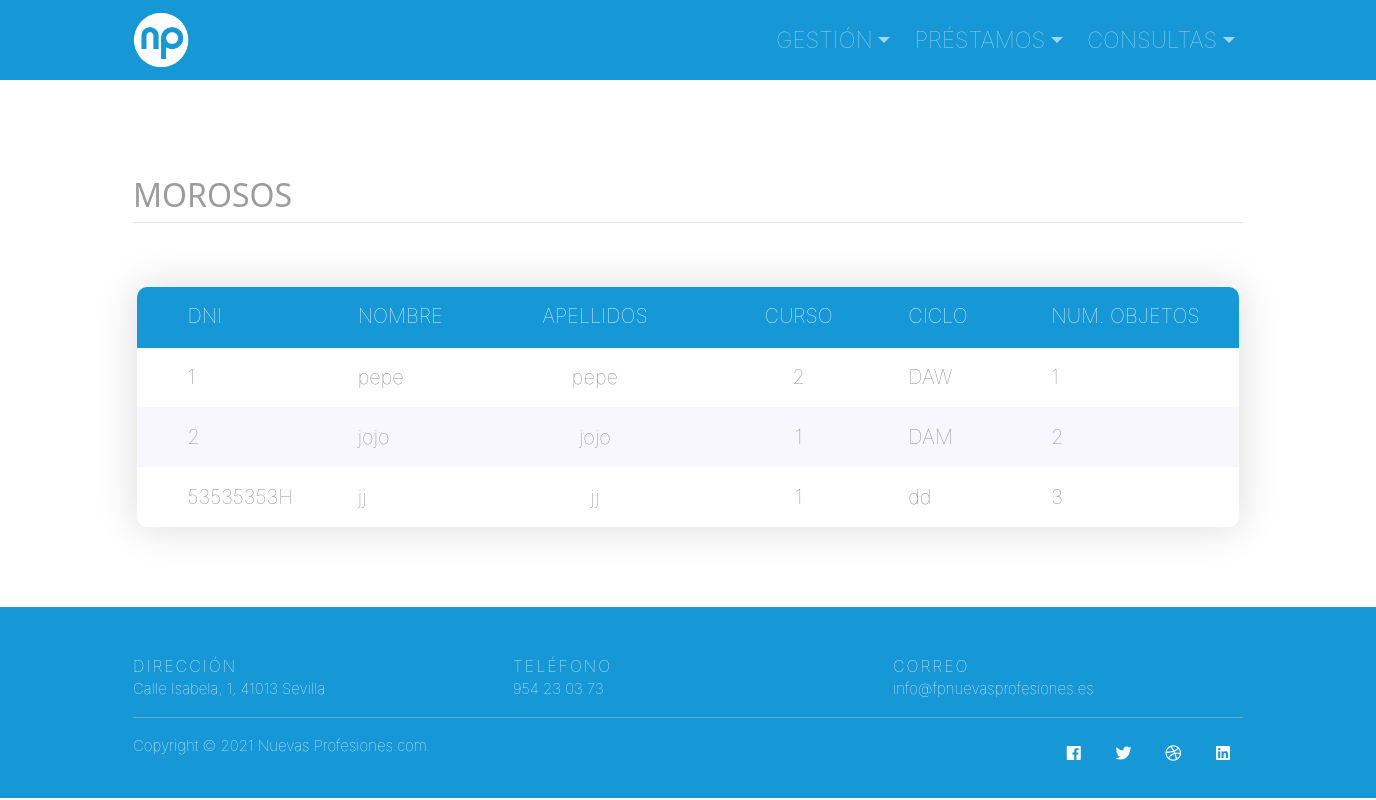
The app's page /pages/consultas/morosos.php, older data.
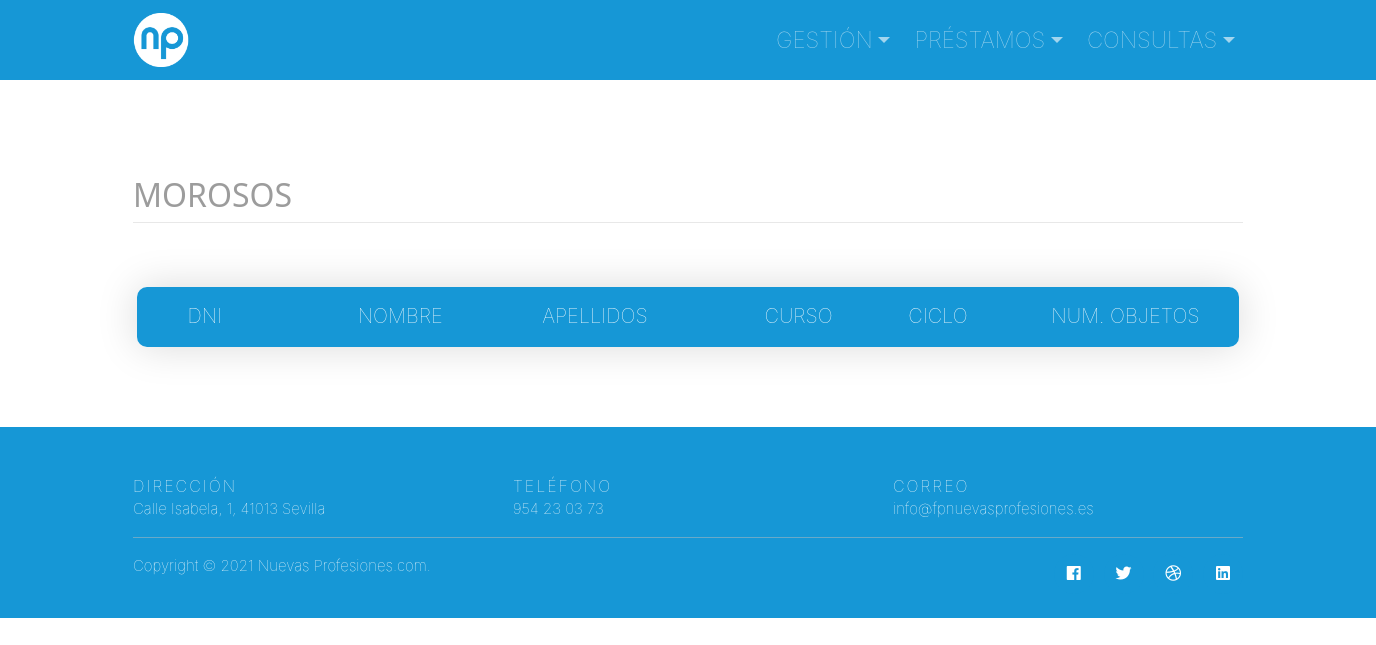
The same page, newer data.
### tables this page shows
CREATE TABLE `usuarios` (
  `dni` varchar(9) NOT NULL,
  `nombre_usuarios` varchar(25) NOT NULL,
  `apellidos` varchar(25) NOT NULL,
  `curso` int(1) NOT NULL,
  `rol` enum('administrador','servicio_tecnico','usuario','') NOT NULL,
  `ciclo` varchar(10) NOT NULL,
  `moroso` tinyint(1) NOT NULL,
  `num_objetos` tinyint(4) NOT NULL,
  `contrasenia` varchar(100) NOT NULL
);

### pages/consultas/morosos.php (the view, shortened to what this page needs)
<!doctype html>
<html lang="en">
    <head>
        <link rel="stylesheet" href="https://stackpath.bootstrapcdn.com/bootstrap/4.3.1/css/bootstrap.min.css">
        <link rel="stylesheet" href="https://use.fontawesome.com/releases/v5.0.8/css/all.css">
        <link rel="stylesheet" href="../../css/gestion/css.css">
        <link rel="stylesheet" href="../../css/gestion/estilo.css">
        <link rel="stylesheet" href="../../css/gestion/st.css">
    </head>
    <body>
        <nav class="navbar navbar-expand-lg navbar-dark">
            <div class="container">
                <a class="navbar-brand" href="../principal.php"><img src="../../img/np.png"></a>
                <div class="collapse navbar-collapse" id="navbarSupportedContent">
                    <ul class="navbar-nav ml-auto ">
                        <li class="nav-item active dropdown">
                            <a class="nav-link dropdown-toggle" href="" data-toggle="dropdown">Gestión</a>
                        </li>
                        <li class="nav-item ml-2 active dropdown">
                            <a class="nav-link dropdown-toggle" href="" data-toggle="dropdown">Préstamos</a>
                        </li>
                        <li class="nav-item ml-2 active dropdown">
                            <a class="nav-link dropdown-toggle" href="" data-toggle="dropdown">Consultas</a>
                        </li>
                    </ul>
                </div>
            </div>
        </nav>
        <div class="container titulhr">
            <h2 class="titulo">MOROSOS</h2>
        </div>
        <div class="limiter">
            <div class="container-table100">
                <div class="wrap-table100">
                    <div class="table100 ver1 m-b-110">
                        <div class="table100-head">
                            <table>
                                <thead>
                                    <tr class="row100 head">
                                        <th class="cell100 column1">DNI</th>
                                        <th class="cell100 column2">NOMBRE</th>
                                        <th class="cell100 column3">APELLIDOS</th>
                                        <th class="cell100 column4">CURSO</th>
                                        <th class="cell100 column5">CICLO</th>
                                        <th class="cell100 column6">NUM. OBJETOS</th>
                                    </tr>
                                </thead>
                            </table>
                        </div>
                        <div class="table100-body js-pscroll">
                            <table>
                                <tbody>
                                    <?php
                                    $conexionBD = mysqli_connect("localhost", "root", "", "bd_prestamos");
                                    $consulta = mysqli_query($conexionBD, "SELECT * FROM usuarios WHERE moroso = 1");
                                    while ($columna = mysqli_fetch_array($consulta, MYSQLI_ASSOC)) {
                                        echo "<tr>";
                                        echo "<td class='cell100 column1'>" . $columna["dni"] . "</td>";
                                        echo "<td class='cell100 column2'>" . $columna["nombre_usuarios"] . "</td>";
                                        echo "<td class='cell100 column3'>" . $columna["apellidos"] . "</td>";
                                        echo "<td class='cell100 column4'>" . $columna["curso"] . "</td>";
                                        echo "<td class='cell100 column5'>" . $columna["ciclo"] . "</td>";
                                        echo "<td class='cell100 column6'>" . $columna["num_objetos"] . "</td>";
                                        echo "</tr>";
                                    }
                                    ?>
                                </tbody>
                            </table>
                        </div>
                    </div>
                </div>
            </div>
        </div>
        <footer class="site-footer">
            <div class="container">
              <div class="row">
                <div class="col-lg-4">
                  <h6>Dirección</h6>
                  <p class="text-justify">Calle Isabela, 1, 41013 Sevilla</p>
                </div>
                <div class="col-lg-4">
                  <h6>Teléfono</h6>
                  <p class="text-justify">954 23 03 73</p>
                </div>
                <div class="col-lg-4">
                  <h6>Correo</h6>
                  <p class="text-justify">info@fpnuevasprofesiones.es</p>
                </div>
              </div>
              <hr>
            </div>
            <div class="container">
              <div class="row">
                <div class="col-md-8 col-sm-6 col-xs-12">
                  <p class="copyright-text">Copyright &copy; 2021
                    <a href="https://fpnuevasprofesiones.es/">Nuevas Profesiones.com</a>.
                  </p>
                </div>
                <div class="col-md-4 col-sm-6 col-xs-12">
                  <ul class="social-icons">
                    <li><a class="facebook" href="#"><i class="fab fa-facebook"></i></a></li>
                    <li><a class="twitter" href="#"><i class="fab fa-twitter"></i></a></li>
                    <li><a class="dribbble" href="#"><i class="fab fa-dribbble"></i></a></li>
                    <li><a class="linkedin" href="#"><i class="fab fa-linkedin"></i></a></li>
                  </ul>
                </div>
              </div>
            </div>
        </footer>
    </body>
</html>

### css/gestion/css.css (style rules this page uses)
nav { background-color: #1697d6; font-family: NP-logos; font-size: 2rem; height: 5rem; }
.navbar-dark .navbar-nav .active>.nav-link { color: #fff; font-size: 1.4rem; font-family: -apple-system, BlinkMacSystemFont, 'Segoe UI', Roboto, Oxygen, Ubuntu, Cantarell, 'Open Sans', 'Helvetica Neue', sans-serif; font-weight: 100; text-transform: uppercase; opacity: 0.6; transition: 0.6s; }
a.navbar-brand img { width: 3.5rem; }
.titulo { color: #00000063; font-family: system-ui; font-weight: 100; margin-top: 6rem; font-size: 2rem; text-transform: uppercase; padding-bottom: 0.5rem; border-bottom: 0.01px solid #00000017; margin-bottom: 4rem; }
.titulhr { margin-top: 5rem; }
footer { margin-top: 6.8rem; }
footer { bottom: 0; font-family: NP-regular; margin-top: 3rem; width: 100%; }

### css/gestion/estilo.css (style rules this page uses)
.site-footer { background: rgb(2, 0, 36); background: linear-gradient(90deg, rgba(2, 0, 36, 1) 0%, rgba(22, 151, 214, 1) 0%, rgba(22, 151, 214, 1) 100%); padding: 45px 0 20px; font-size: 15px; line-height: 24px; color: #ffffff; margin-top: 5rem; }
.site-footer hr { border-top-color: #bbb; opacity: 0.5 }
.text-justify { font-family: -apple-system, BlinkMacSystemFont, 'Segoe UI', Roboto, Oxygen, Ubuntu, Cantarell, 'Open Sans', 'Helvetica Neue', sans-serif; font-weight: 100; }
.site-footer h6 { font-family: -apple-system, BlinkMacSystemFont, 'Segoe UI', Roboto, Oxygen, Ubuntu, Cantarell, 'Open Sans', 'Helvetica Neue', sans-serif; font-weight: 100; color: #fff; font-size: 16px; text-transform: uppercase; margin-top: 5px; letter-spacing: 2px }
.site-footer a { color: #ffffff; }
.site-footer .social-icons { text-align: right }
.site-footer .social-icons a { width: 40px; height: 40px; line-height: 40px; margin-left: 6px; margin-right: 0; border-radius: 100%; background-color: #1697d6 }
.copyright-text { margin: 0 }
p.copyright-text { font-family: -apple-system, BlinkMacSystemFont, 'Segoe UI', Roboto, Oxygen, Ubuntu, Cantarell, 'Open Sans', 'Helvetica Neue', sans-serif; font-weight: 100; }
.social-icons { padding-left: 0; margin-bottom: 0; list-style: none }
.social-icons li { display: inline-block; margin-bottom: 4px }
.social-icons a { background-color: #eceeef; color: #ffffff; font-size: 16px; display: inline-block; line-height: 44px; width: 44px; height: 44px; text-align: center; margin-right: 8px; border-radius: 100%; -webkit-transition: all .2s linear; -o-transition: all .2s linear; transition: all .2s linear }

Row changes from the older to the newer data that the page shows:
removed usuarios: dni "1", nombre_usuarios "pepe", apellidos "pepe", curso "2", ciclo "DAW", num_objetos "1"
removed usuarios: dni "2", nombre_usuarios "jojo", apellidos "jojo", curso "1", ciclo "DAM", num_objetos "2"
removed usuarios: dni "53535353H", nombre_usuarios "jj", apellidos "jj", curso "1", ciclo "dd", num_objetos "3"
